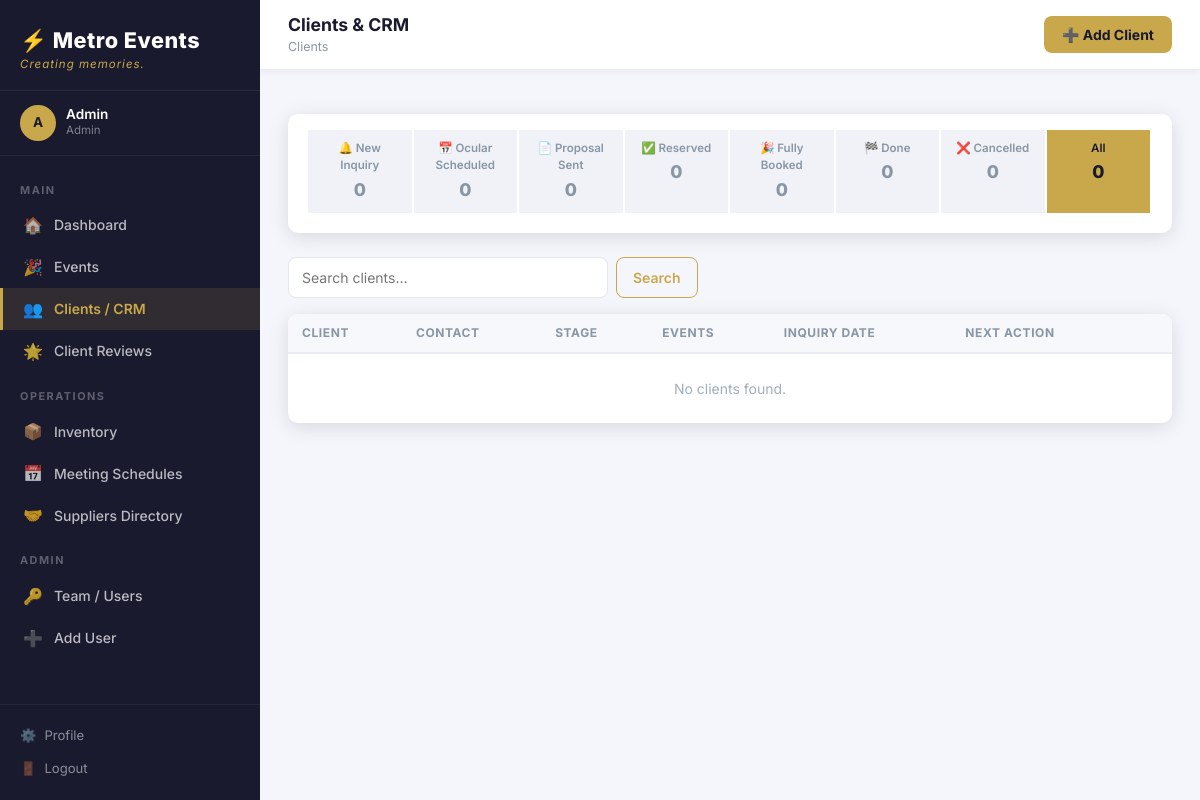
The page /clients/ (signed in) on the database its author committed.
### models/user.py (models this page shows, shortened)
class User(UserMixin, db.Model):
    __tablename__ = "users"
    id = db.Column(db.Integer, primary_key=True)
    name = db.Column(db.String(100), nullable=False)
    email = db.Column(db.String(150), unique=True, nullable=False, index=True)
    password_hash = db.Column(db.String(256), nullable=False)
    role = db.Column(
        db.Enum("admin", "coordinator", "designer", "warehouse", "client",
                name="user_roles"),
        nullable=False,
        default="coordinator"
    )
    phone = db.Column(db.String(30))
    avatar_url = db.Column(db.String(300))
    is_active = db.Column(db.Boolean, default=True)
    created_at = db.Column(db.DateTime, default=datetime.utcnow)
    last_login = db.Column(db.DateTime)
    tasks = db.relationship("Task", back_populates="assigned_user",
                            foreign_keys="Task.assigned_to", lazy="dynamic")
    @property
    def is_admin(self) -> bool:
        return self.role == "admin"

### routes/clients.py (the view)
@clients_bp.route("/")
@login_required
def list_clients():
    stage_filter = request.args.get("stage", "")
    search       = request.args.get("q", "").strip()
    page         = request.args.get("page", 1, type=int)
    q = Client.query
    if stage_filter:
        q = q.filter_by(pipeline_stage=stage_filter)
    if search:
        q = q.filter(Client.full_name.ilike(f"%{search}%"))
    clients = q.order_by(Client.created_at.desc()).paginate(page=page, per_page=20)
    stage_counts = {s: Client.query.filter_by(pipeline_stage=s).count()
                    for s in PIPELINE_STAGES}
    return render_template("clients/list.html",
        clients=clients,
        stage_filter=stage_filter,
        search=search,
        stages=PIPELINE_STAGES,
        stage_labels=PIPELINE_LABELS,
        stage_counts=stage_counts,
    )

### models/user.py (called while the page is built)
@login_manager.user_loader
def load_user(user_id: str):
    return db.session.get(User, int(user_id))

### templates/clients/list.html (shortened to what this page needs)
{% extends "base.html" %}
{% block page_title %}Clients & CRM{% endblock %}
{% block breadcrumb %}Clients{% endblock %}
{% block topbar_actions %}
  <a href="{{ url_for('clients.new_client') }}" class="btn-gold">➕ Add Client</a>
{% endblock %}
{% block content %}
<div class="me-card mb-4">
  <div class="me-card-body py-3">
    <div class="pipeline-strip">
      {% for s in stages %}
      <a href="{{ url_for('clients.list_clients', stage=s) }}"
         class="pipeline-step {{ 'active' if stage_filter == s }}">
        <div>{{ stage_labels[s][0] }}</div>
        <div style="font-size:1.1rem;font-weight:800;margin-top:2px;">{{ stage_counts[s] }}</div>
      </a>
      {% endfor %}
      <a href="{{ url_for('clients.list_clients') }}"
         class="pipeline-step {{ 'active' if not stage_filter }}">
        <div>All</div>
        <div style="font-size:1.1rem;font-weight:800;margin-top:2px;">
          {{ stage_counts.values()|sum }}
        </div>
      </a>
    </div>
  </div>
</div>
<form class="d-flex gap-2 mb-3" method="GET">
  <input type="text" name="q" class="me-form-control" placeholder="Search clients…" value="{{ search }}" style="max-width:320px;" />
  <button type="submit" class="btn-outline-gold">Search</button>
</form>
<div class="me-card">
  <div class="me-card-body p-0">
    <table class="me-table">
      <thead>
        <tr>
          <th>Client</th><th>Contact</th><th>Stage</th><th>Events</th><th>Inquiry Date</th><th>Next Action</th><th></th>
        </tr>
      </thead>
      <tbody>
        {% for c in clients.items %}
        <tr>
          <td>
            <a href="{{ url_for('clients.detail', client_id=c.id) }}" style="font-weight:700;color:#1A1A2E;">
              {{ c.full_name }}
            </a>
            {% if c.referred_by %}<div class="text-muted-sm">via {{ c.referred_by }}</div>{% endif %}
          </td>
          <td>
            <div>{{ c.email or '—' }}</div>
            <div class="text-muted-sm">{{ c.phone or '' }}</div>
          </td>
          <td><span class="badge bg-{{ c.stage_color }}">{{ c.stage_label }}</span></td>
          <td><span class="badge bg-secondary">{{ c.total_events }}</span></td>
          <td class="text-muted-sm">{{ c.inquiry_date|dateformat }}</td>
          <td>
            {% if c.next_action %}
              <form action="{{ url_for('clients.advance_stage', client_id=c.id) }}" method="POST" class="d-inline">
                <input type="hidden" name="csrf_token" value="{{ csrf_token() }}" />
                <button type="submit" class="btn btn-sm btn-outline-success">{{ c.next_action }} →</button>
              </form>
            {% else %}—{% endif %}
          </td>
          <td>
            <a href="{{ url_for('clients.edit_client', client_id=c.id) }}" class="btn btn-sm btn-outline-secondary">Edit</a>
          </td>
        </tr>
        {% else %}
        <tr><td colspan="7" class="text-center text-muted-sm py-4">No clients found.</td></tr>
        {% endfor %}
      </tbody>
    </table>
  </div>
</div>
{% endblock %}

### templates/base.html (shortened to what this page needs)
<!DOCTYPE html>
<html lang="en">
<head>
  <link rel="stylesheet" href="https://cdn.jsdelivr.net/npm/bootstrap@5.3.2/dist/css/bootstrap.min.css" />
  <link rel="stylesheet" href="https://cdnjs.cloudflare.com/ajax/libs/font-awesome/6.4.2/css/all.min.css" />
  <link rel="stylesheet" href="{{ url_for('static', filename='css/metro.css') }}" />
</head>
<body>
{% if current_user.is_authenticated %}
<div class="me-layout">
  <aside class="me-sidebar">
    <div class="me-sidebar-logo">
      <div class="brand-name">⚡ {{ APP_NAME }}</div>
      <div class="brand-tag">{{ APP_TAGLINE }}</div>
    </div>
    <div class="me-sidebar-user">
      <div class="me-avatar">{{ current_user.name[0]|upper }}</div>
      <div>
        <div class="user-name">{{ current_user.name }}</div>
        <div class="user-role">{{ current_user.role|title }}</div>
      </div>
    </div>
    <nav class="me-nav">
      {% if current_user.role == 'client' %}
        <div class="me-nav-section">Portal</div>
        <a href="{{ url_for('public.index') }}">
          <span class="nav-icon">🌐</span> Back to Website
        </a>
      {% else %}
        <div class="me-nav-section">Main</div>
        <a href="{{ url_for('dashboard.index') }}" class="{{ 'active' if request.endpoint == 'dashboard.index' }}">
          <span class="nav-icon">🏠</span> Dashboard
        </a>
        <a href="{{ url_for('events.list_events') }}" class="{{ 'active' if request.blueprint == 'events' }}">
          <span class="nav-icon">🎉</span> Events
        </a>
        <a href="{{ url_for('clients.list_clients') }}" class="{{ 'active' if request.blueprint == 'clients' }}">
          <span class="nav-icon">👥</span> Clients / CRM
        </a>
        <a href="{{ url_for('dashboard.manage_reviews') }}" class="{{ 'active' if request.endpoint == 'dashboard.manage_reviews' }}">
          <span class="nav-icon">🌟</span> Client Reviews
        </a>
        <div class="me-nav-section">Operations</div>
        <a href="{{ url_for('inventory.list_items') }}" class="{{ 'active' if request.blueprint == 'inventory' }}">
          <span class="nav-icon">📦</span> Inventory
        </a>
        <a href="{{ url_for('meetings.index') }}" class="{{ 'active' if request.blueprint == 'meetings' }}">
          <span class="nav-icon">📅</span> Meeting Schedules
        </a>
        <a href="{{ url_for('suppliers.list_suppliers') }}" class="{{ 'active' if request.blueprint == 'suppliers' }}">
          <span class="nav-icon">🤝</span> Suppliers Directory
        </a>
        {% if current_user.is_admin %}
        <div class="me-nav-section">Admin</div>
        <a href="{{ url_for('auth.users_list') }}" class="{{ 'active' if request.endpoint == 'auth.users_list' }}">
          <span class="nav-icon">🔑</span> Team / Users
        </a>
        <a href="{{ url_for('auth.register') }}" class="{{ 'active' if request.endpoint == 'auth.register' }}">
          <span class="nav-icon">➕</span> Add User
        </a>
        {% endif %}
      {% endif %}
    </nav>
    <div class="me-sidebar-footer">
      <a href="{{ url_for('auth.profile') }}" class="{{ 'active' if request.endpoint == 'auth.profile' }}"><span>⚙️</span> Profile</a>
      <a href="{{ url_for('auth.logout') }}"><span>🚪</span> Logout</a>
    </div>
  </aside>
  <div class="me-main">
    <header class="me-topbar">
      <div class="d-flex align-items-center gap-3">
        <div>
          <div class="page-title">{% block page_title %}{{ APP_NAME }}{% endblock %}</div>
          <div class="breadcrumb">{% block breadcrumb %}{% endblock %}</div>
        </div>
      </div>
      <div class="d-flex align-items-center gap-2">
        {% block topbar_actions %}{% endblock %}
      </div>
    </header>
    <div class="px-4 pt-3">
    </div>
    <main class="me-content">
      {% block content %}{% endblock %}
    </main>
  </div>
</div>
{% else %}
  {% block auth_content %}{% endblock %}
{% endif %}
</body>
</html>

### rows shown on the page
User: name "A", name "Admin", role "Admin"

### other values the page prints
{{ APP_NAME }} "Metro Events"
{{ APP_TAGLINE }} "Creating memories."
{{ stage_labels[s][0] }} "🔔 New Inquiry" "📅 Ocular Scheduled" "📄 Proposal Sent" "✅ Reserved" "🎉 Fully Booked" "🏁 Done" "❌ Cancelled"
{{ stage_counts[s] }} "0" "0" "0" "0" "0" "0" "0"
{{ stage_counts.values()|sum }} "0"
